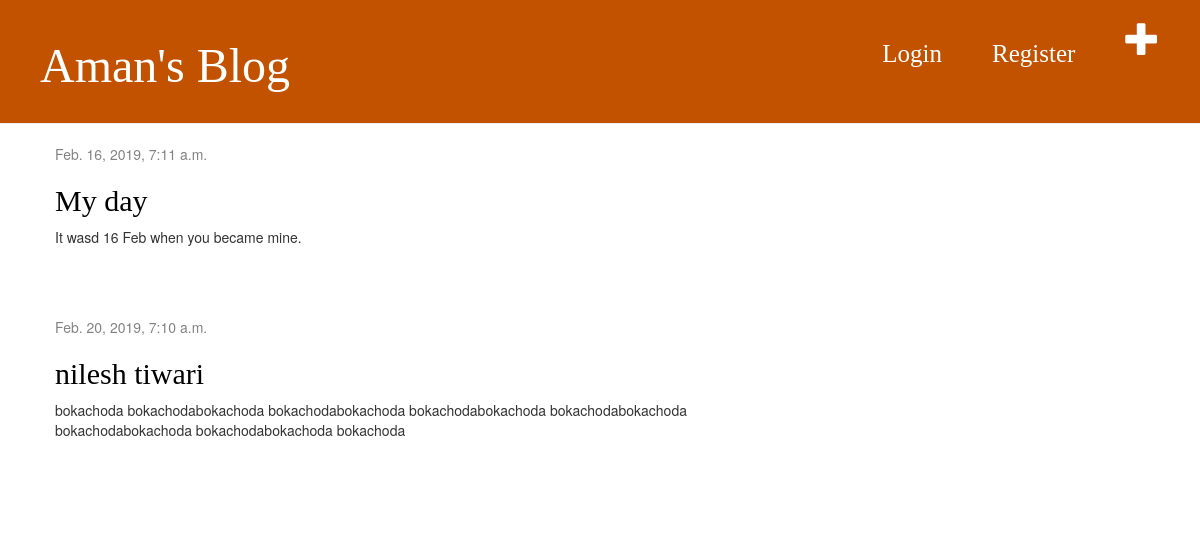
The app's page /, older data.
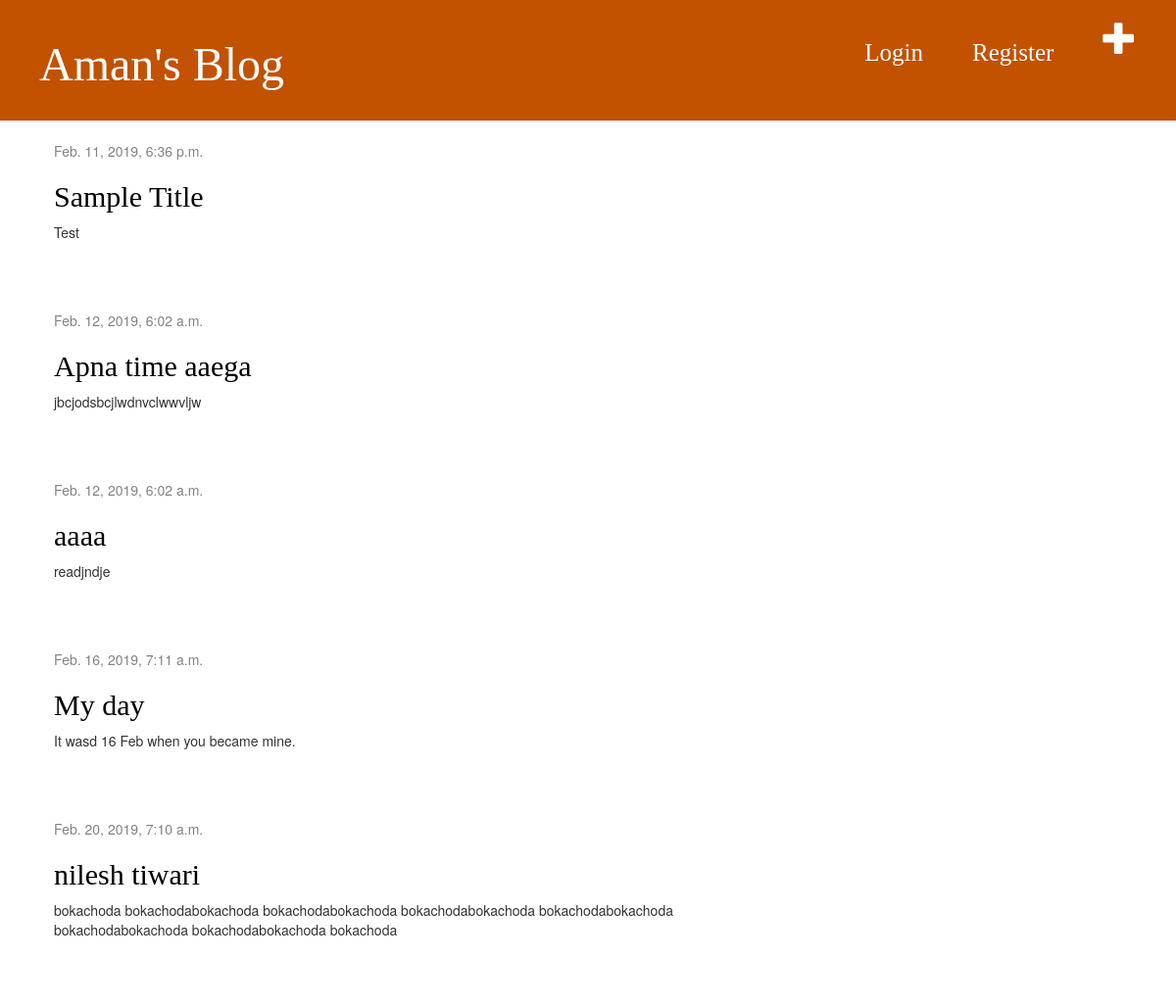
The same page, newer data.
### mypoll/models.py (models this page shows, shortened)
class Post(models.Model):
    author = models.ForeignKey(settings.AUTH_USER_MODEL, on_delete=models.CASCADE)
    title = models.CharField(max_length=200)
    text = models.TextField()
    created_date = models.DateTimeField(default=timezone.now)
    published_date = models.DateTimeField(blank=True, null=True)

### mypoll/views.py (the view)
# urls.py: path('',views.post_list,name='post_list'),
def post_list(request):
    posts=Post.objects.filter(published_date__lte=timezone.now()).order_by('published_date')
    return render(request, 'mypoll/post_list.html', {'posts':posts})

### mypoll/templates/mypoll/post_list.html
{% extends 'mypoll/base.html' %}
{% block content %}
    {% for post in posts %}
        <div class="post">
            <div class="date">
                {{ post.published_date }}
            </div>
            <h2><a href="{% url 'post_detail' pk=post.pk %}">{{ post.title }}</a></h2>
            <p>{{ post.text|linebreaksbr }}</p>
        </div>
    {% endfor %}
{% endblock %}

Row changes from the older to the newer data that the page shows:
added Post: published_date "Feb. 11, 2019, 6:36 p.m.", title "Sample Title", text "Test"
now on this page (row edited): Post: published_date "Feb. 12, 2019, 6:02 a.m.", title "Apna time aaega", text "jbcjodsbcjlwdnvclwwvljw"
added Post: published_date "Feb. 12, 2019, 6:02 a.m.", title "aaaa", text "readjndje"
